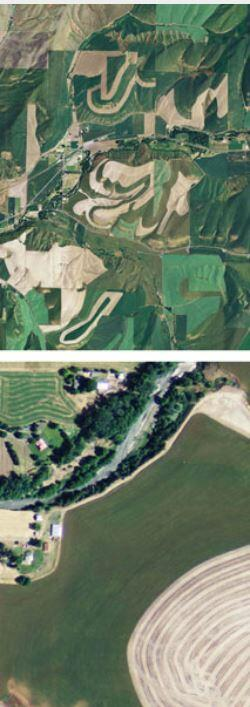
#> input picture data/web_jobs/job_1788701521_9b3f67/dmidnaip_2011waa2.jpg, 250 x 707 px
$ python -i enhance.py   (imports and definitions only)
#> lines starting #> are read from the running program, lines starting #| are printed output that depends on the picture; after the words box and inside, x2 and y2 are one past the last pixel; in counts of white or black regions, pixels touching at a corner belong together
#> further down, picture is the input picture: PIL image 250x707 RGB; mean R, G, B 110.7, 124.7, 104.3
"""
enhance.py - Radiometric pre-processing for monocular depth extraction.

WHY THIS MODULE EXISTS:
Depth Anything V2 is trained on consumer photography with balanced exposure. Nadir
aerial/satellite scenes routinely violate that assumption in ways that quietly wreck
relative-height extraction:

1. Deep cast shadows (north sides of tall buildings, canyon floors) clip to near-black.
   The backbone sees a flat dark blob and predicts a flat surface where there is really
   a vertical facade. CLAHE (Contrast Limited Adaptive Histogram Equalization) locally
   re-expands the tonal range inside those shadow regions without blowing out the
   already well-exposed rooftops.

2. Open water bodies have near-zero texture plus specular sun glints, so the backbone
   emits high-frequency noise that later becomes spiky garbage geometry. A conservative
   RGB-only water heuristic lets the pipeline clamp those pixels to the local ground
   datum instead.

Everything here is implemented in pure NumPy/Pillow/SciPy (already project dependencies)
so no OpenCV runtime is introduced.
"""

from __future__ import annotations

from typing import Tuple, Union

import numpy as np
from PIL import Image
import scipy.ndimage as ndi


# --------------------------------------------------------------------------------------
# CLAHE shadow enhancement
# --------------------------------------------------------------------------------------

# [116 lines left out: functions _clahe_channel, _gather, enhance_shadows, not called in this run]


# --------------------------------------------------------------------------------------
# RGB-only water detection
# --------------------------------------------------------------------------------------

def detect_water_mask(
    image: Union[Image.Image, np.ndarray],
    texture_percentile: float = 20.0,
) -> np.ndarray:
    """
    Estimate a boolean water mask from an optical RGB image (no NIR band required).

    Heuristic: water is simultaneously (a) low local texture and (b) either blue-dominant
    or very dark. This is deliberately conservative - it is better to miss a pond than to
    flatten a parking lot.

    Args:
        image: PIL image or HxWx3 uint8 array.
        texture_percentile: Pixels below this local-gradient percentile are "smooth".

    Returns:
        Boolean array (H, W), True where the pixel is likely open water.
    """
#> called with texture_percentile = 20
    if isinstance(image, Image.Image):
        rgb = np.asarray(image.convert("RGB"), dtype=np.float32)
    else:
        rgb = np.asarray(image, dtype=np.float32)[:, :, :3]

    r, g, b = rgb[..., 0], rgb[..., 1], rgb[..., 2]
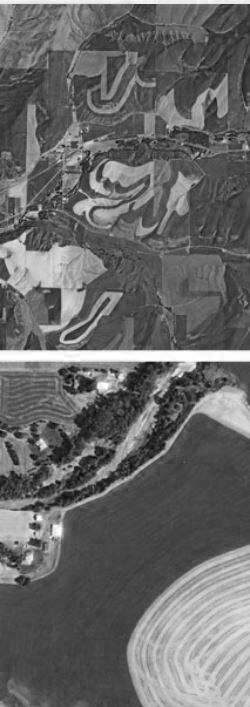
#> b: shape (707, 250) float32; min 5, max 255, mean 104.3
    luma = 0.299 * r + 0.587 * g + 0.114 * b
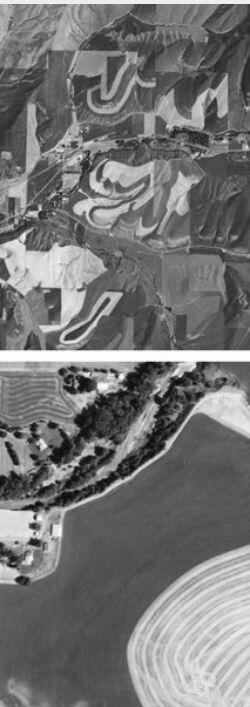
#> luma: shape (707, 250) float32; min 5.73, max 255, mean 118.2

    # Local texture via gradient magnitude, smoothed.
    gx = ndi.sobel(luma, axis=1)
    gy = ndi.sobel(luma, axis=0)
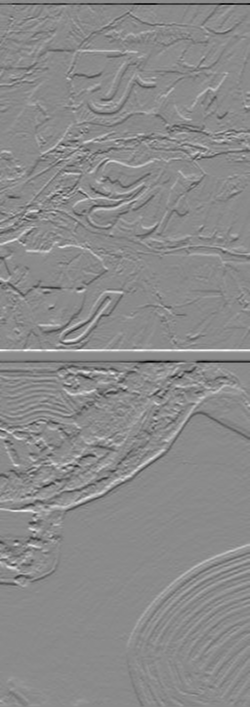
#> gy: shape (707, 250) float32; min -893.6, max 748.4, mean -1; drawn with min black and max white
    texture = ndi.uniform_filter(np.hypot(gx, gy), size=7)
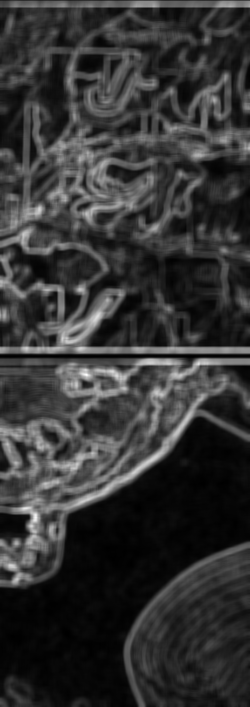
#> texture: shape (707, 250) float32; min 3.33, max 364, mean 77.8; drawn with min black and max white
    smooth = texture < np.percentile(texture, texture_percentile)
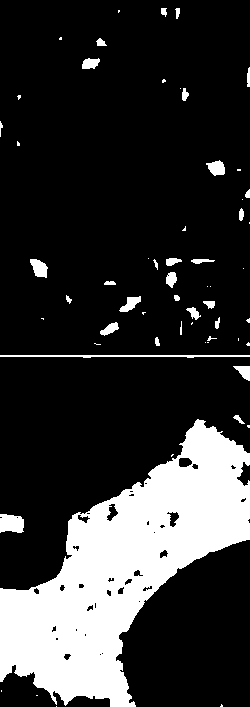
#> smooth: shape (707, 250) bool; 20% white; 60 white regions (30 under 20 px), largest, box (x1, y1, x2, y2) and area: (0, 419, 250, 707) 32141, (0, 355, 250, 358) 515, (0, 514, 24, 533) 391

    blueish = (b >= g - 4) & (g >= r - 4) & (b > 25)
#> blueish: shape (707, 250) bool; 7% white; 185 white regions (116 under 20 px), largest, box (x1, y1, x2, y2) and area: (74, 350, 209, 445) 3278, (48, 392, 178, 506) 2304, (0, 467, 47, 496) 409
    dark = luma < np.percentile(luma, 15)
#> dark: shape (707, 250) bool; 15% white; 604 white regions (502 under 20 px), largest, box (x1, y1, x2, y2) and area: (45, 362, 211, 510) 3906, (48, 362, 165, 465) 3500, (167, 4, 250, 109) 2186

    mask = smooth & (blueish | dark)
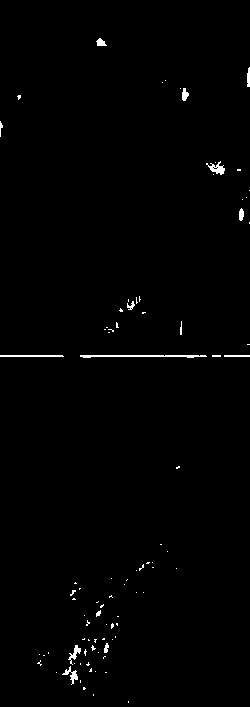
#> mask: shape (707, 250) bool; 0.82% white in thin lines or dots
    # Drop tiny speckles, keep only connected bodies >= ~0.05% of the frame.
    labels, n = ndi.label(mask)
#> labels: shape (707, 250) int32; 107 distinct labels, from 0 to 106
#> n = 106
    if n > 0:
        min_size = max(64, int(0.0005 * mask.size))
#> min_size = 88
        sizes = ndi.sum(np.ones_like(labels), labels, index=np.arange(1, n + 1))
#> sizes = 106 values, max 266 at index 35, min 1 at index 2, mean 13.69
        keep = {i + 1 for i, s in enumerate(sizes) if s >= min_size}
#> keep = 3 items
        mask = np.isin(labels, list(keep)) if keep else np.zeros_like(mask)
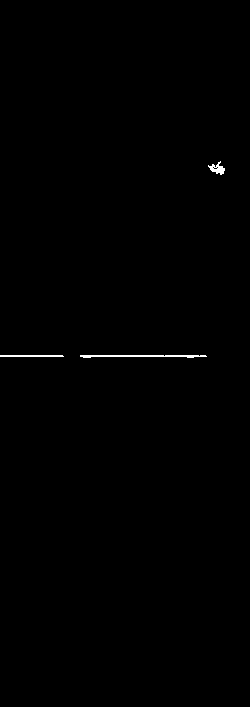
#> mask: shape (707, 250) bool; 0.29% white in thin lines or dots, all inside (x1, y1, x2, y2) = (0, 161, 225, 358)
    return mask.astype(bool)


# [16 lines left out: function flatten_water, not called in this run]

>>> from PIL import Image
>>> picture = Image.open('../data/web_jobs/job_1788701521_9b3f67/dmidnaip_2011waa2.jpg')
>>> result = detect_water_mask(picture)

$ run again, on data/web_jobs/job_1788701521_9b3f67/heightmap.png
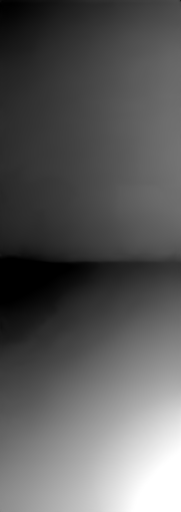
#> input picture data/web_jobs/job_1788701521_9b3f67/heightmap.png, 181 x 512 px
#> picture is the input picture: PIL image 181x512 I;16; min 0, max 65535, mean 23650.4
#> smooth: shape (512, 181) bool; every value is 0
#> in detect_water_mask, `blueish = (b >= g - 4) & (g >= r - 4) & (b > 25)`:
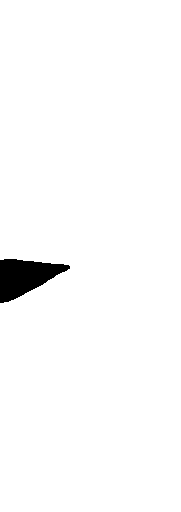
#> blueish: shape (512, 181) bool; 98% white; 1 black region, box (x1, y1, x2, y2) and area: (0, 259, 70, 303) 1816
#> in detect_water_mask, `dark = luma < np.percentile(luma, 15)`:
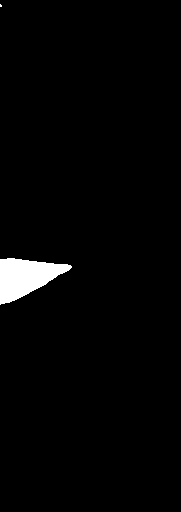
#> dark: shape (512, 181) bool; 2.1% white; 2 white regions (1 under 20 px), largest, box (x1, y1, x2, y2) and area: (0, 258, 72, 305) 1963
#> labels: shape (512, 181) int32; every value is 0
#> n = 0
